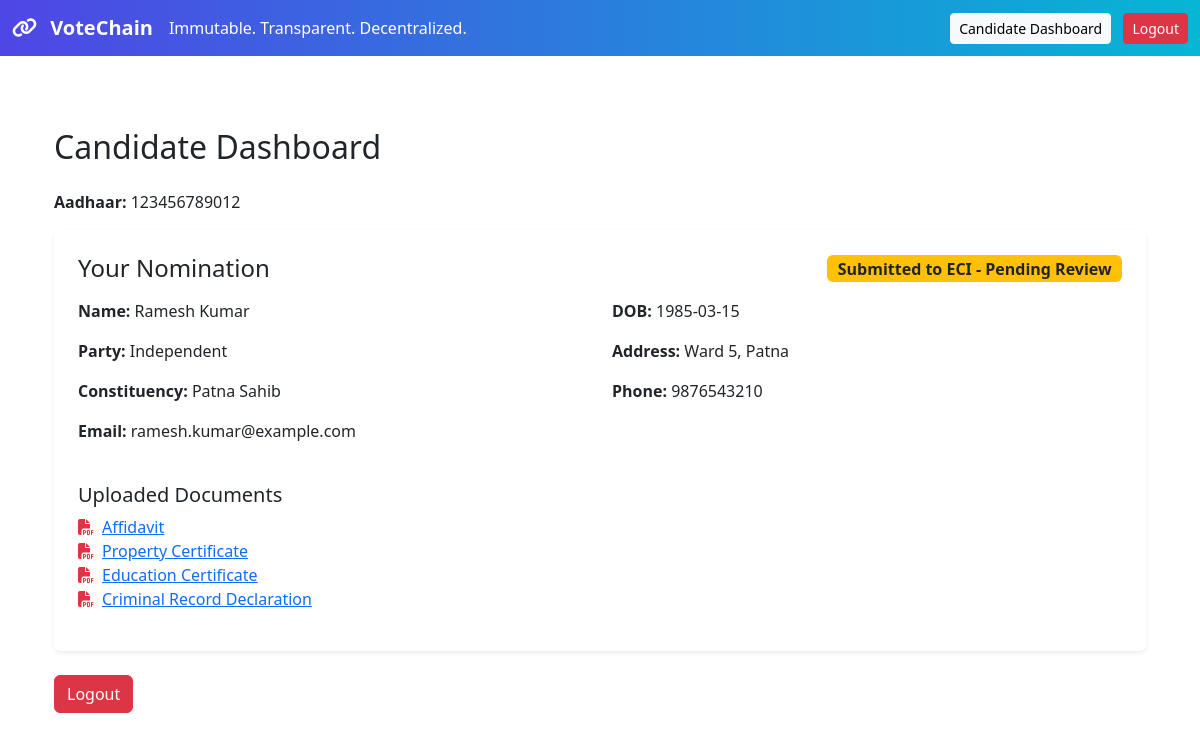
Screenshot of /candidate_dashboard (signed in) with the database file from the repository.
### models.py (models this page shows, shortened)
class CandidateUser(db.Model):
    id = db.Column(db.Integer, primary_key=True)
    aadhaar = db.Column(db.String(12), unique=True, nullable=False)
    password = db.Column(db.String(200), nullable=False)

class Nomination(db.Model):
    __tablename__ = "nominations"
    id = db.Column(db.Integer, primary_key=True)
    name = db.Column(db.String(100))
    dob = db.Column(db.String(20))
    aadhaar = db.Column(db.String(12)) # Not unique here to allow re-application logic if needed, but logic enforces 1 active
    address = db.Column(db.String(200))
    party = db.Column(db.String(100))
    constituency = db.Column(db.String(100))
    state = db.Column(db.String(100)) # Added State
    email = db.Column(db.String(100))
    phone = db.Column(db.String(15))
    affidavit = db.Column(db.String(200))
    property_cert = db.Column(db.String(200))
    education_cert = db.Column(db.String(200))
    criminal_record = db.Column(db.String(200))
    status = db.Column(db.String(20), default="Pending")
    rejection_reason = db.Column(db.String(255), nullable=True) # New field
    username = db.Column(db.String(50), unique=True) # Aadhaar used as username
    password = db.Column(db.String(200))
    created_at = db.Column(db.DateTime, default=datetime.utcnow)
    reviewed_at = db.Column(db.DateTime, nullable=True)
    reviewed_by = db.Column(db.String(50), nullable=True)

### routes.py (the view)
@main_bp.route("/candidate_dashboard")
def candidate_dashboard():
    if "candidate_id" not in session: return redirect(url_for("main.candidate_login"))
    cand = CandidateUser.query.get(session["candidate_id"])
    if not cand:
        session.pop("candidate_id", None)
        return redirect(url_for("main.candidate_login"))
    nomination = Nomination.query.filter_by(aadhaar=cand.aadhaar).first()
    return render_template("candidate_dashboard.html", cand=cand, nomination=nomination)

### routes.py (called while the page is built, shortened)
@main_bp.before_request
def startup_checks():
    if getattr(current_app, 'startup_checked', False):
        return

### templates/candidate_dashboard.html (shortened to what this page needs)
{% extends "base.html" %}
{% block content %}
<div class="container mt-5">
  <h2 class="mb-4">Candidate Dashboard</h2>
  <p><strong>Aadhaar:</strong> {{ cand.aadhaar }}</p>
  {% if nomination %}
    <div class="card p-4 shadow-sm border-0">
      <div class="d-flex justify-content-between align-items-center mb-3">
        <h4 class="mb-0">Your Nomination</h4>
        {% if nomination.status == "Pending" %}
          <span class="badge bg-warning text-dark fs-6">Submitted to ECI - Pending Review</span>
        {% elif nomination.status == "Approved" %}
          <span class="badge bg-success fs-6">Approved</span>
        {% elif nomination.status == "Rejected" %}
          <span class="badge bg-danger fs-6">Rejected</span>
        {% endif %}
      </div>
      <div class="row">
        <div class="col-md-6">
          <p><strong>Name:</strong> {{ nomination.name }}</p>
          <p><strong>Party:</strong> {{ nomination.party }}</p>
          <p><strong>Constituency:</strong> {{ nomination.constituency }}</p>
          <p><strong>Email:</strong> {{ nomination.email }}</p>
        </div>
        <div class="col-md-6">
          <p><strong>DOB:</strong> {{ nomination.dob }}</p>
          <p><strong>Address:</strong> {{ nomination.address }}</p>
          <p><strong>Phone:</strong> {{ nomination.phone }}</p>
        </div>
      </div>
      <h5 class="mt-4">Uploaded Documents</h5>
      <ul class="list-unstyled">
        <li><i class="fas fa-file-pdf text-danger me-2"></i><a href="/uploads/{{ nomination.affidavit }}" target="_blank">Affidavit</a></li>
        <li><i class="fas fa-file-pdf text-danger me-2"></i><a href="/uploads/{{ nomination.property_cert }}" target="_blank">Property Certificate</a></li>
        <li><i class="fas fa-file-pdf text-danger me-2"></i><a href="/uploads/{{ nomination.education_cert }}" target="_blank">Education Certificate</a></li>
        <li><i class="fas fa-file-pdf text-danger me-2"></i><a href="/uploads/{{ nomination.criminal_record }}" target="_blank">Criminal Record Declaration</a></li>
      </ul>
    </div>
  {% else %}
    <div class="alert alert-info">
      You have not applied for a nomination yet.
    </div>
    <a href="{{ url_for('main.candidates') }}" class="btn btn-primary">Apply for Nomination</a>
  {% endif %}
  <div class="mt-4">
    <a href="{{ url_for('main.candidate_logout') }}" class="btn btn-danger">Logout</a>
  </div>
</div>
{% endblock %}

### rows the page displays
CandidateUser: aadhaar "123456789012"
Nomination: name "Ramesh Kumar", party "Independent", constituency "Patna Sahib", email "ramesh.kumar@example.com", dob "1985-03-15", address "Ward 5, Patna", phone "9876543210"
